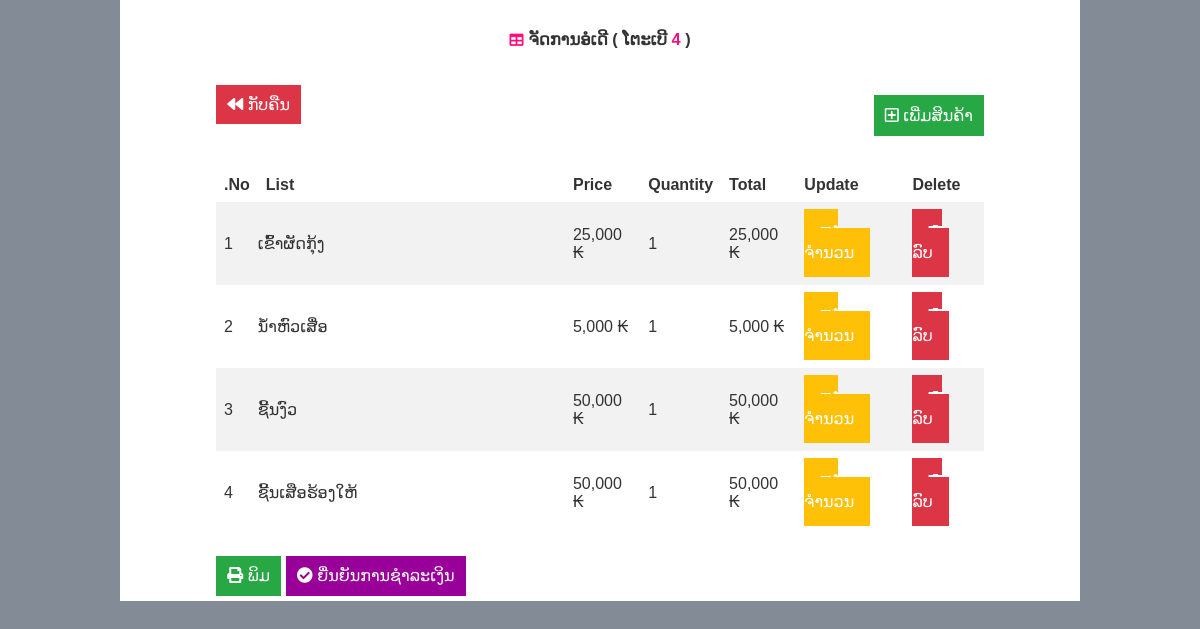
The app's page /admin/id_table.php?id=74587020 with its own data.
### tables this page shows
CREATE TABLE `table` (
  `id_table` int(11) NOT NULL,
  `number_table` text NOT NULL,
  `in` timestamp NOT NULL DEFAULT CURRENT_TIMESTAMP,
  `list` int(11) NOT NULL,
  `price` text NOT NULL
);

CREATE TABLE `order` (
  `id` int(11) NOT NULL,
  `name` text NOT NULL,
  `id_table` int(11) NOT NULL,
  `price` text NOT NULL,
  `amount` int(11) NOT NULL
);

### admin/id_table.php (the view, shortened to what this page needs)
<!DOCTYPE html>
<html lang="en">
<head>
    <link rel="stylesheet" href="css/style.css">
    <link rel="stylesheet" href="https://pro.fontawesome.com/releases/v5.10.0/css/all.css"
 />
</head>
<body>
    <div class="container">
        <div class="logo">
            <i class="fas fa-table" style="color:#FD0F7F"></i>
            <h3>ຈັດການອໍເດີ ( ໂຕະເບີ <span style="color: #FD0F7F;"><?php
            include 'config.php';
            $id=$_GET['id'];
            $numm=mysqli_fetch_array(mysqli_query($con,"SELECT * FROM `table` WHERE id_table='$id' limit 1"));
            echo $numm['number_table'];
            ?></span> )</h3>
        </div>
    </div>
    <div class="container">
        <div class="nav">
            <div class="left">
                <a href="table.php" class="back"><i class="fas fa-backward"></i> ກັບຄືນ</a>
            </div>
            <div class="right">
                <a href="order_id_table.php?id=<?php echo $_GET['id']; ?>" class="add"><i class="far fa-plus-square"></i> ເພີ່ມສິນຄ້າ</a>
            </div>
        </div>
    </div>
    <section>
        <div class="container">
            <div class="table-wrap">
                <table class="table">
                    <tr>
                        <th>.No</th>
                        <th>List</th>
                        <th>Price</th>
                        <th>Quantity</th>
                        <th>Total</th>
                        <th>Update</th>
                        <th>Delete</th>
                    </tr>
                    <?php
                        include 'config.php';
                        $sql="SELECT * FROM `order`";
                        $res=mysqli_query($con,$sql);
                        $i=0;
                        while($row=mysqli_fetch_array($res)){
                        if($row['id_table'] == $_GET['id']):
                        $i++;
                    ?>
                    <tr>
                        <td>
                            <label>
                                <span><?php echo $i;?></span>
                            </label>
                        </td>
                        <td class="Name-product">
                            <div class="Name-product">
                                <p><?php echo $row['name'];?></p>
                            </div>
                        </td>
                        <td><?php echo number_format($row['price']);?> ₭</td>
                        <td><?php echo $row['amount'];?></td>
                        <td><?php echo number_format($row['amount'] * intval($row['price'])); ?> ₭</td>
                        <td>
                            <a class="update" onclick="if( up = prompt('ແກ້ໄຂຈຳນວນ: ',<?php echo $row['amount'];?>) ){window.location.href='update_order.php?id=<?php echo $_GET['id'];?>&name=<?php echo $row['name'];?>&n='+up;}">
                            <i class="fas fa-edit"></i> ຈຳນວນ</a>
                        </td>
                        <td>
                            <a class="delete" onclick="if(confirm('ລົບລາຍການ: <?php echo $row['name'];?>')){window.location.href='delete_order.php?id=<?php echo $_GET['id'];?>&name=<?php echo $row['name'];?>'}">
                                <i class="fas fa-trash-alt"></i> ລົບ</a>
                        </td>
                    </tr>
                        <?php endif;} ?>
                </table>
            </div>
        </div>
    </section>
    <section>
        <div class="container">
            <div class="contact3">
                <a href="print.php?id=<?php echo $_GET['id'] ?>" class="add"><i class="fas fa-print"></i> ພິມ</a>
                <a class="confirm" onclick=' if(confirm("ຍື່ນຍັນການຊຳລະເງິນ")){ window.location.href="confirm_order.php?id=<?php echo $_GET['id']?>"}'>
                    <i class="fas fa-check-circle"></i> ຍື່ນຍັນການຊຳລະເງິນ</a>
            </div>
        </div>
    </section>
</body>
</html>

### admin/css/style.css (style rules this page uses)
* { text-decoration: none; padding: 0; margin: 0; border: 0; }
a { color: white; }
body { background-color: #828B96; color: #E2E3E4; font-family:Phetsarath OT, Arial, Helvetica, sans-serif; }
.container { padding-top: 1em; padding-bottom: 1em; width: 80%; margin: 0 auto; background-color: white; }
.logo { display: flex; justify-content: center; align-items: center; font-size: 14px; padding: 1em; color: #333333; width: 200px; border-radius: 20px; margin: 0 auto; }
.logo>h3 { margin-left: 5px; }
.table-wrap { width: 80%; margin: 0 auto; }
.table { border-collapse: collapse; width: 100%; color: #333333; background: white; }
th, td { text-align: left; padding: 8px; }
tr:nth-child(even) { background-color: #f2f2f2; }
.update { color: white; background: #FFC107; padding: 1em; }
.delete { color: white; background: #DC3545; padding: 1em; }
.nav { display: flex; justify-content: space-between; flex-direction: row; width: 80%; margin: 0 auto; }
.right { display: flex; align-items: center; }
.add { color: white; background: #28A745; padding: .7em; }
.back { color: white; background: #DC3545; padding: .7em; }
.Name-product { width:40%; padding: 1em 0; }
.confirm { color: white; background: #990099; padding: .7em; }
.contact3 { width: 80%; margin: 0 auto; }

### records on screen
table: number_table "4"
order: name "ເຂົ້າຜັດກຸ້ງ", price "25,000", amount "1", amount+price "25,000"
order: name "ນ້ຳຫົວເສື່ອ", price "5,000", amount "1", amount+price "5,000"
order: name "ຊີ້ນງົວ", price "50,000", amount "1", amount+price "50,000"
order: name "ຊີ້ນເສືອຮ້ອງໃຫ້", price "50,000", amount "1", amount+price "50,000"
